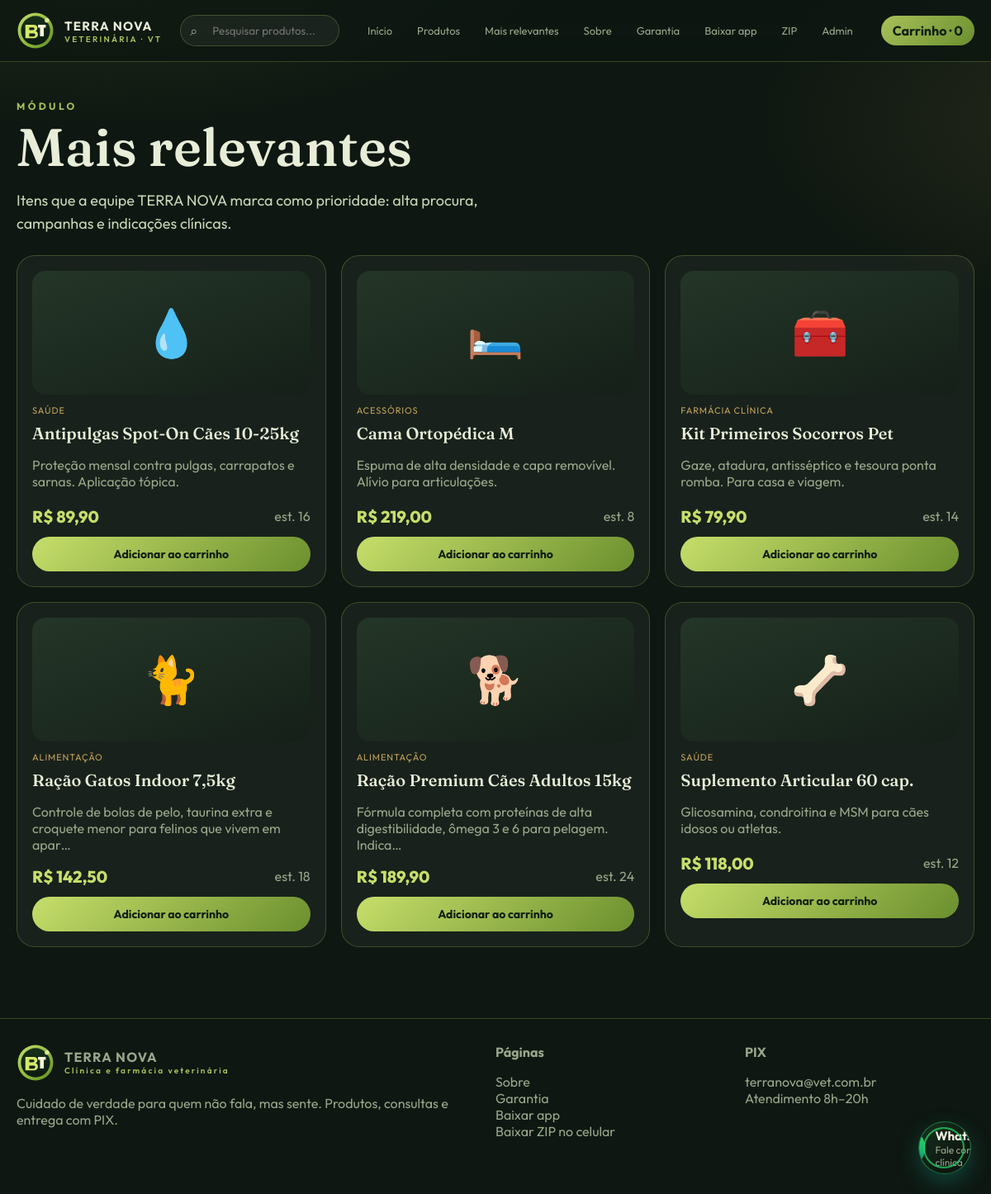
/relevantes/, run on the app's committed database.
### store/models.py (models this page shows, shortened)
class Product(models.Model):
    category = models.ForeignKey(Category, on_delete=models.PROTECT, related_name='products')
    name = models.CharField('Nome', max_length=160)
    slug = models.SlugField(unique=True, blank=True)
    description = models.TextField('Descrição')
    price = models.DecimalField('Preço', max_digits=10, decimal_places=2)
    stock = models.PositiveIntegerField('Estoque', default=0)
    featured = models.BooleanField('Mais relevante', default=False)
    active = models.BooleanField('Ativo', default=True)
    emoji = models.CharField('Emoji', max_length=8, default='🦴')
    accent = models.CharField('Cor de destaque', max_length=16, default='#A8C15A')
    created_at = models.DateTimeField(auto_now_add=True)
    class Meta:
        verbose_name = 'Produto'
        verbose_name_plural = 'Produtos'
        ordering = ['-featured', 'name']

class Category(models.Model):
    name = models.CharField('Nome', max_length=80)
    slug = models.SlugField(unique=True, blank=True)
    icon = models.CharField('Ícone', max_length=8, default='🐾')
    class Meta:
        verbose_name = 'Categoria'
        verbose_name_plural = 'Categorias'
        ordering = ['name']

### store/views.py (the view)
# urls.py: path('relevantes/', views.relevantes, name='relevantes'),
def relevantes(request):
    products = Product.objects.filter(active=True, featured=True)
    return render(request, 'store/relevantes.html', {'products': products})

### store/cart.py (called while the page is built)
def _secret() -> bytes:
    return settings.SECRET_KEY.encode()

def new_token() -> str:
    raw = f'{time.time_ns()}'
    return hmac.new(_secret(), raw.encode(), hashlib.sha256).hexdigest()

def ensure_token(session) -> str:
    token = session.get(TOKEN_KEY)
    if not token:
        token = new_token()
        session[TOKEN_KEY] = token
        session.modified = True
    return token

def get_items(session) -> dict:
    return session.get(CART_KEY, {})

def count(session) -> int:
    return sum(int(q) for q in get_items(session).values())

### store/context_processors.py (called while the page is built)
def cart_context(request):
    items_map = cart.get_items(request.session)
    qty = cart.count(request.session)
    return {
        'cart_count': qty,
        'cart_has_items': qty > 0,
        'cart_ids': list(items_map.keys()),
    }

def brand_context(request):
    number = ''.join(ch for ch in str(getattr(settings, 'CLINIC_WHATSAPP', '5511999999999')) if ch.isdigit()) or '5511999999999'
    msg = quote('Ola TERRA NOVA, vim pelo app.')
    return {
        'clinic_name': getattr(settings, 'CLINIC_NAME', 'TERRA NOVA'),
        'clinic_pix_key': getattr(settings, 'CLINIC_PIX_KEY', ''),
        'clinic_whatsapp': number,
        'whatsapp_url': f'https://wa.me/{number}?text={msg}',
        'meta_description': 'Clínica e farmácia veterinária TERRA NOVA. Produtos, app PWA, carrinho seguro e PIX.',
    }

def push_context(request):
    from . import webpush
    return {'vapid_public_key': webpush.public_key()}

### store/webpush.py (called while the page is built)
def load_vapid():
    env_pub = os.environ.get('VAPID_PUBLIC_KEY', '').strip()
    env_pem = os.environ.get('VAPID_PRIVATE_PEM', '').strip()
    if env_pub and env_pem:
        return env_pub, env_pem.replace('\\n', '\n')
    path = Path(settings.BASE_DIR) / 'terranova' / 'vapid.json'
    if path.exists():
        data = json.loads(path.read_text())
        return data['public_key'], data['private_pem']
    return '', ''

def public_key() -> str:
    return load_vapid()[0]

### templates/store/relevantes.html (shortened to what this page needs)
{% extends 'base.html' %}
{% block content %}
<section class="section">
  <div class="kicker">MÓDULO</div>
  <h1>Mais relevantes</h1>
  <p class="lead">Itens que a equipe TERRA NOVA marca como prioridade: alta procura, campanhas e indicações clínicas.</p>
  <div class="grid-3" style="margin-top:24px">
    {% for p in products %}
      {% include 'store/_card.html' %}
    {% empty %}
      <p class="muted">Nenhum item marcado como relevante.</p>
    {% endfor %}
  </div>
</section>
{% endblock %}

### templates/store/_card.html (shortened to what this page needs)
{% load humanize %}
<article class="card">
  <a href="{% url 'store:produto' p.slug %}">
    <div class="thumb">{{ p.emoji }}</div>
    <div class="tag">{{ p.category.name }}</div>
    <h3 style="font-size:20px">{{ p.name }}</h3>
    <p class="muted" style="min-height:44px">{{ p.description|truncatechars:90 }}</p>
    <div style="display:flex;justify-content:space-between;align-items:center">
      <span class="price">R$ {{ p.price|floatformat:2 }}</span>
      <span class="muted">est. {{ p.stock }}</span>
    </div>
  </a>
  <form method="post" action="{% url 'store:adicionar' p.id %}" style="margin-top:12px">
    <button class="btn btn-cana" type="submit" style="width:100%">Adicionar ao carrinho</button>
  </form>
</article>

### static/css/style.css (style rules this page uses)
:root { --cana: #A8C15A; --cana-2: #C6DE6A; --cana-dark: #6B8F2E; --forest: #0E1711; --moss: #16241A; --leaf: #1E3324; --cream: #F3F0E2; --sand: #E7E1C8; --gold: #C4A35A; --ink: #E8EDD8; --muted: #9AA68A; --danger: #E26A5A; --ok: #7DCF7A; --card: rgba(255,255,255,.045); --stroke: rgba(168,193,90,.28); --shadow: 0 20px 50px rgba(0,0,0,.35); --radius: 22px; --font: "Outfit", system-ui, sans-serif; --serif: "Fraunces", Georgia, serif; }
* { box-sizing: border-box; }
html, body { margin: 0; padding: 0; }
body { font-family: var(--font); background: radial-gradient(1200px 600px at 10% -10%, rgba(168,193,90,.18), transparent 50%), radial-gradient(900px 500px at 110% 10%, rgba(196,163,90,.12), transparent 45%), var(--forest); color: var(--ink); min-height: 100vh; }
a { color: inherit; text-decoration: none; }
.kicker { color: var(--cana); letter-spacing: .28em; font-size: 12px; font-weight: 700; }
h1, h2, h3 { font-family: var(--serif); margin: 8px 0 12px; font-weight: 560; }
h1 { font-size: clamp(36px, 6vw, 64px); line-height: 1.05; }
.lead { color: #c9d4b6; font-size: 18px; max-width: 52ch; line-height: 1.55; }
.btn { border: 0; cursor: pointer; border-radius: 999px; padding: 12px 18px; font-weight: 700; font-family: var(--font); font-size: 14px; }
.btn-cana { background: linear-gradient(135deg, var(--cana-2), var(--cana-dark)); color: #102010; }
.grid-3, .grid-4 { display: grid; gap: 18px; }
.grid-3 { grid-template-columns: repeat(3, 1fr); }
.section { padding: 46px 0; }
.card { background: var(--card); border: 1px solid var(--stroke); border-radius: var(--radius); padding: 18px; transition: transform .2s ease, border-color .2s; }
.thumb { height: 150px; border-radius: 16px; display: grid; place-items: center; font-size: 56px; background: linear-gradient(160deg, #243628, #152018); margin-bottom: 12px; }
.price { color: var(--cana-2); font-weight: 800; font-size: 20px; }
.muted { color: var(--muted); }
.tag { font-size: 11px; letter-spacing: .08em; text-transform: uppercase; color: var(--gold); }

### data on the page
Product: emoji "💧", category.name "SAÚDE", name "Antipulgas Spot-On Cães 10-25kg", description "Proteção mensal contra pulgas, carrapatos e sarnas. Aplicação tópica.", price "89,90", stock "16"
Product: emoji "🛏️", category.name "ACESSÓRIOS", name "Cama Ortopédica M", description "Espuma de alta densidade e capa removível. Alívio para articulações.", price "219,00", stock "8"
Product: emoji "🧰", category.name "FARMÁCIA CLÍNICA", name "Kit Primeiros Socorros Pet", description "Gaze, atadura, antisséptico e tesoura ponta romba. Para casa e viagem.", price "79,90", stock "14"
Product: emoji "🐈", category.name "ALIMENTAÇÃO", name "Ração Gatos Indoor 7,5kg", description "Controle de bolas de pelo, taurina extra e croquete menor para felinos que vivem em apar…", price "142,50", stock "18"
Product: emoji "🐕", category.name "ALIMENTAÇÃO", name "Ração Premium Cães Adultos 15kg", description "Fórmula completa com proteínas de alta digestibilidade, ômega 3 e 6 para pelagem. Indica…", price "189,90", stock "24"
Product: emoji "🦴", category.name "SAÚDE", name "Suplemento Articular 60 cap.", description "Glicosamina, condroitina e MSM para cães idosos ou atletas.", price "118,00", stock "12"

### other printed values
{{ cart_count }} "0"
{{ clinic_pix_key }} "terranova@vet.com.br"
